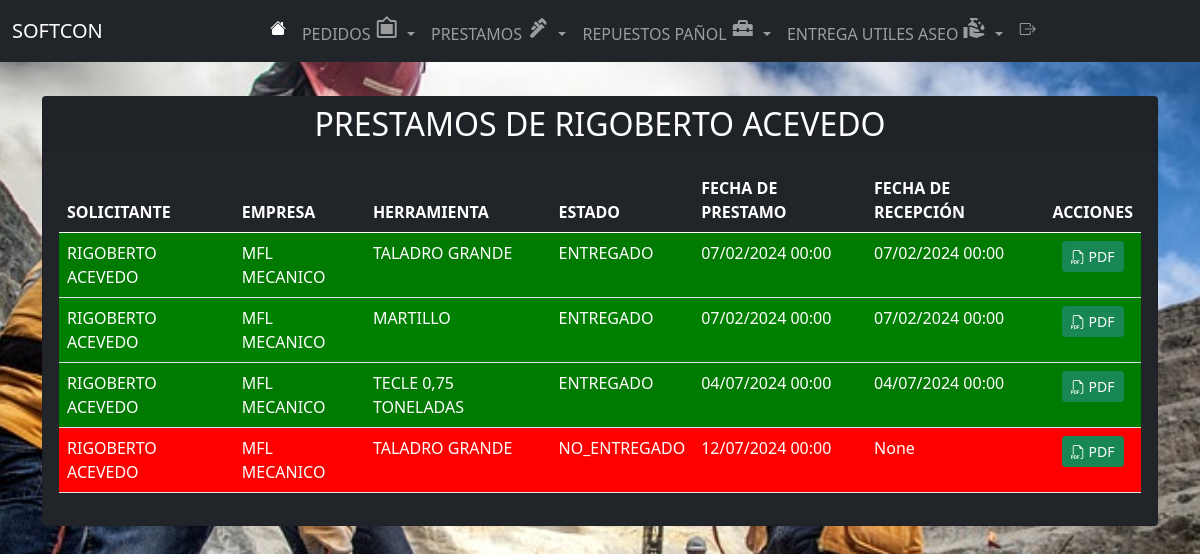
Page /lista_prestamos_obrero/13/ (signed in) on the committed database.
### app/models.py (models this page shows)
class Obrero(models.Model):
    nombre = models.CharField(max_length=100)
    def __str__(self):
        return self.nombre

class Prestamo(models.Model):
    STATUS_CHOICES = [
        ('ENTREGADO', 'Entregado'),
        ('NO_ENTREGADO', 'No Entregado'),
    ]
    nombre_solicitante = models.ForeignKey(Obrero, related_name="prestamo", on_delete=models.CASCADE, verbose_name="Obrero")
    empresa = models.ForeignKey(Empresa, related_name="prestamo", on_delete=models.CASCADE, verbose_name="empresa")
    herramienta = models.ForeignKey(Herramienta, related_name="prestamo", on_delete=models.CASCADE, verbose_name="Herramienta")
    status = models.CharField(max_length=20, choices=STATUS_CHOICES, default='NO_ENTREGADO')
    fecha_creacion = models.DateField(auto_now_add=True)
    fecha_recepcion = models.DateField(null=True, blank=True)

class Empresa(models.Model):
    nombre = models.CharField(max_length=100)
    def __str__(self):
        return self.nombre

class Herramienta(models.Model):
    nombre = models.CharField(max_length=100)
    def __str__(self):
        return self.nombre

### app/views.py (the view)
# urls.py: path('lista_prestamos_obrero/<int:obrero_id>/', lista_prestamos_obrero, name='lista_prestamos_obrero'),
@login_required
def lista_prestamos_obrero(request, obrero_id):
    obrero = get_object_or_404(Obrero, id=obrero_id)
    prestamos_obrero = Prestamo.objects.filter(nombre_solicitante=obrero)
    paginator = Paginator(prestamos_obrero,5)
    page = request.GET.get('page')
    prestamos_pagina = paginator.get_page(page)
    for prestamo in prestamos_pagina:
        prestamo.fecha_creacion_formatted = prestamo.fecha_creacion.strftime("%d/%m/%Y %H:%M")
        prestamo.fecha_recepcion_formatted = prestamo.fecha_recepcion.strftime("%d/%m/%Y %H:%M") if prestamo.fecha_recepcion else None
    return render(request, 'app/lista_prestamos_obrero.html', {'obrero': obrero, 'prestamos_obrero': prestamos_pagina})

### app/templates/app/lista_prestamos_obrero.html
{% extends 'app/base.html' %}
{% block content %}
<br><br>
<br><br>
<div class="container">
    <div class="row justify-content-center">
        <div class="col-12">
            <div class="card bg-dark text-white">
                <h2 class="card-header text-center">PRESTAMOS DE {{ obrero.nombre }}</h2>
                <div class="card-body">
                    <div class="table-responsive">
                        <table class="table table-striped table-hover">
                            <thead>
                                <tr>
                                    <th class="text-white">SOLICITANTE</th>
                                    <th class="text-white">EMPRESA</th>
                                    <th class="text-white">HERRAMIENTA</th>
                                    <th class="text-white">ESTADO</th>
                                    <th class="text-white">FECHA DE PRESTAMO</th>
                                    <th class="text-white">FECHA DE RECEPCIÓN</th>
                                    <th class="text-white">ACCIONES</th>
                                </tr>
                            </thead>
                            <tbody>
                                {% for prestamo in prestamos_obrero %}
                                    <tr style="background-color: {% if prestamo.status == 'ENTREGADO' %}green{% else %}red{% endif %}; color: white;">
                                        <td>{{ prestamo.nombre_solicitante }}</td>
                                        <td>{{ prestamo.empresa }}</td>
                                        <td>{{ prestamo.herramienta }}</td>
                                        <td>{{ prestamo.status }}</td>
                                        <td>{{ prestamo.fecha_creacion_formatted }}</td>
                                        <td>{{ prestamo.fecha_recepcion_formatted }}</td>
                                        <td class="text-center">
                                            <a href="{% url 'generar_pdf_prestamo' obrero_id=prestamo.nombre_solicitante.id %}" class="btn btn-success btn-sm">
                                              <i class="bi bi-filetype-pdf"></i> PDF
                                            </a>
                                        </td>
                                    </tr>
                                {% endfor %}
                            </tbody>
                        </table>
                    </div>
                </div>
            </div>
        </div>
    </div>
</div>
{% endblock %}

### rows in the picture
Obrero: nombre "RIGOBERTO ACEVEDO"
Prestamo: nombre_solicitante "RIGOBERTO ACEVEDO", empresa "MFL MECANICO", herramienta "TALADRO GRANDE", status "ENTREGADO", fecha_creacion_formatted "07/02/2024 00:00", fecha_recepcion_formatted "07/02/2024 00:00"
Prestamo: nombre_solicitante "RIGOBERTO ACEVEDO", empresa "MFL MECANICO", herramienta "MARTILLO", status "ENTREGADO", fecha_creacion_formatted "07/02/2024 00:00", fecha_recepcion_formatted "07/02/2024 00:00"
Prestamo: nombre_solicitante "RIGOBERTO ACEVEDO", empresa "MFL MECANICO", herramienta "TECLE 0,75 TONELADAS", status "ENTREGADO", fecha_creacion_formatted "04/07/2024 00:00", fecha_recepcion_formatted "04/07/2024 00:00"
Prestamo: nombre_solicitante "RIGOBERTO ACEVEDO", empresa "MFL MECANICO", herramienta "TALADRO GRANDE", status "NO_ENTREGADO", fecha_creacion_formatted "12/07/2024 00:00", fecha_recepcion_formatted "None"
